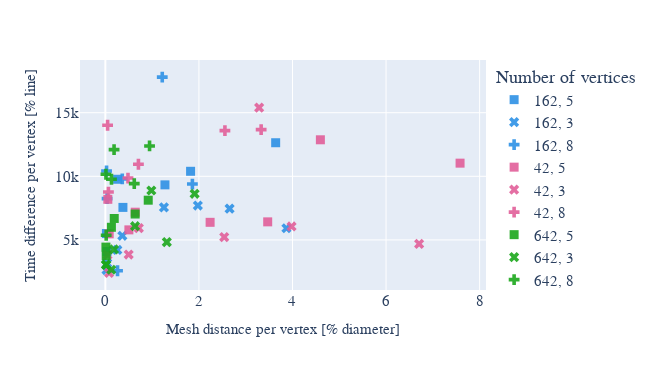

The notebook cell this image was saved under:
### Code cell
diff_scatter_grouped(colored_by="n_vertices", marked_by="n_steps")

### Figure 1 — Plotly figure (JSON) as saved in the notebook; plotly's stock layout.template omitted (floating-point values rounded to 4 significant figures)
{"data": [{"hovertemplate": "color=162<br>symbol=5<br>x=%{x}<br>y=%{y}<extra></extra>", "legendgroup": "162, 5", "marker": {"color": "#2E91E5", "opacity": 0.9, "size": 9, "symbol": "square"}, "mode": "markers", "name": "162, 5", "orientation": "v", "showlegend": true, "type": "scatter", "x": [null, 3.64, 1.274, 1.822, 0.2619, 0.3756, 0.02291, 0.03506], "xaxis": "x", "y": [null, 12640.0, 9328.0, 10390.0, 9767.0, 7556.0, 5501.0, 4088.0], "yaxis": "y"}, {"hovertemplate": "color=162<br>symbol=3<br>x=%{x}<br>y=%{y}<extra></extra>", "legendgroup": "162, 3", "marker": {"color": "#2E91E5", "opacity": 0.9, "size": 9, "symbol": "x"}, "mode": "markers", "name": "162, 3", "orientation": "v", "showlegend": true, "type": "scatter", "x": [2.656, 3.87, 1.252, 1.977, 0.2559, 0.3628, 0.02486, 0.03881], "xaxis": "x", "y": [7456.0, 5918.0, 7558.0, 7703.0, 4212.0, 5325.0, 2633.0, 3173.0], "yaxis": "y"}, {"hovertemplate": "color=162<br>symbol=8<br>x=%{x}<br>y=%{y}<extra></extra>", "legendgroup": "162, 8", "marker": {"color": "#2E91E5", "opacity": 0.9, "size": 9, "symbol": "cross"}, "mode": "markers", "name": "162, 8", "orientation": "v", "showlegend": true, "type": "scatter", "x": [1.216, 1.86, 0.2603, 0.3614, 0.02537, 0.03695], "xaxis": "x", "y": [17800.0, 9389.0, 2576.0, 9794.0, 10420.0, 8243.0], "yaxis": "y"}, {"hovertemplate": "color=42<br>symbol=5<br>x=%{x}<br>y=%{y}<extra></extra>", "legendgroup": "42, 5", "marker": {"color": "#E15F99", "opacity": 0.9, "size": 9, "symbol": "square"}, "mode": "markers", "name": "42, 5", "orientation": "v", "showlegend": true, "type": "scatter", "x": [4.596, 7.582, 2.239, 3.47, 0.5029, 0.6388, 0.05302, 0.08216], "xaxis": "x", "y": [12870.0, 11030.0, 6383.0, 6419.0, 5790.0, 7180.0, 8191.0, 5480.0], "yaxis": "y"}, {"hovertemplate": "color=42<br>symbol=3<br>x=%{x}<br>y=%{y}<extra></extra>", "legendgroup": "42, 3", "marker": {"color": "#E15F99", "opacity": 0.9, "size": 9, "symbol": "x"}, "mode": "markers", "name": "42, 3", "orientation": "v", "showlegend": true, "type": "scatter", "x": [3.98, 6.707, 2.541, 3.288, 0.4987, 0.7157, 0.04566, 0.08015], "xaxis": "x", "y": [6060.0, 4690.0, 5222.0, 15400.0, 3851.0, 5930.0, 3824.0, 2409.0], "yaxis": "y"}, {"hovertemplate": "color=42<br>symbol=8<br>x=%{x}<br>y=%{y}<extra></extra>", "legendgroup": "42, 8", "marker": {"color": "#E15F99", "opacity": 0.9, "size": 9, "symbol": "cross"}, "mode": "markers", "name": "42, 8", "orientation": "v", "showlegend": true, "type": "scatter", "x": [2.556, 3.33, 0.4838, 0.7068, 0.04805, 0.06584], "xaxis": "x", "y": [13590.0, 13670.0, 9862.0, 10950.0, 14010.0, 8762.0], "yaxis": "y"}, {"hovertemplate": "color=642<br>symbol=5<br>x=%{x}<br>y=%{y}<extra></extra>", "legendgroup": "642, 5", "marker": {"color": "#1CA71C", "opacity": 0.9, "size": 9, "symbol": "square"}, "mode": "markers", "name": "642, 5", "orientation": "v", "showlegend": true, "type": "scatter", "x": [0.6371, 0.9166, 0.1293, 0.1899, 0.01224, 0.01832], "xaxis": "x", "y": [7035.0, 8123.0, 5993.0, 6686.0, 4436.0, 3766.0], "yaxis": "y"}, {"hovertemplate": "color=642<br>symbol=3<br>x=%{x}<br>y=%{y}<extra></extra>", "legendgroup": "642, 3", "marker": {"color": "#1CA71C", "opacity": 0.9, "size": 9, "symbol": "x"}, "mode": "markers", "name": "642, 3", "orientation": "v", "showlegend": true, "type": "scatter", "x": [1.314, 1.908, 0.6357, 0.9833, 0.1272, 0.184, 0.01243, 0.01852], "xaxis": "x", "y": [4830.0, 8626.0, 6079.0, 8883.0, 2655.0, 4249.0, 3058.0, 3040.0], "yaxis": "y"}, {"hovertemplate": "color=642<br>symbol=8<br>x=%{x}<br>y=%{y}<extra></extra>", "legendgroup": "642, 8", "marker": {"color": "#1CA71C", "opacity": 0.9, "size": 9, "symbol": "cross"}, "mode": "markers", "name": "642, 8", "orientation": "v", "showlegend": true, "type": "scatter", "x": [0.6179, 0.9447, 0.131, 0.1862, 0.01284, 0.01796], "xaxis": "x", "y": [9424.0, 12380.0, 9767.0, 12090.0, 10160.0, 5368.0], "yaxis": "y"}], "layout": {"height": 370, "legend": {"font": {"family": "CMU", "size": 15}, "title": {"text": "Number of vertices"}, "tracegroupgap": 0}, "margin": {"t": 60}, "title": {"font": {"family": "CMU", "size": 15}}, "width": 650, "xaxis": {"anchor": "y", "autorange": true, "domain": [0, 1], "range": [-0.5416, 8.136], "tickfont": {"family": "CMU", "size": 15}, "title": {"font": {"family": "CMU", "size": 15}, "text": "Mesh distance per vertex [% diameter]"}, "type": "linear"}, "yaxis": {"anchor": "x", "autorange": true, "domain": [0, 1], "range": [1063.0, 19140.0], "tickfont": {"family": "CMU", "size": 15}, "title": {"font": {"family": "CMU", "size": 15}, "text": "Time difference per vertex [% line]"}, "type": "linear"}}}
